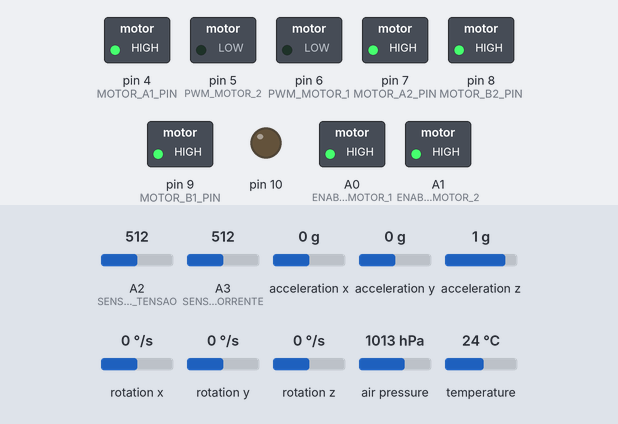
A sketch run on a simulated Arduino Uno, built for the host (arithmetic inside an expression is 32-bit, double 64-bit). Parts: switched loads named in the sketch (green lamp = pin HIGH), output pins drawn as LEDs (lit = HIGH). Wiring (inferred from the names in the program): MPU-6050 motion sensor at I2C address 0x68. Inputs (shaded band) come from the test bench; at power-on: A2 (SENSOR_TENSAO) = 512, A3 (SENSOR_CORRENTE) = 512, acceleration x 0 g, acceleration y 0 g, acceleration z 1 g, rotation x 0 °/s, rotation y 0 °/s, rotation z 0 °/s, air pressure 1013 hPa, temperature 24 °C. What the sketch prints to the serial monitor is not drawn.

Above: at 2.5 s.
Timing chart, 0 to 4.0 s (numbered marks = the images above):
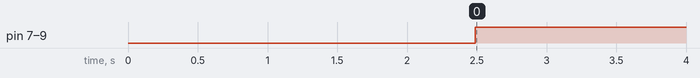

Measured:
- by itself, pin 7 (MOTOR_A2_PIN), pin 8 (MOTOR_B2_PIN), pin 9 (MOTOR_B1_PIN): LOW → HIGH at 2.5 s

The sketch:

Servidor-ROBO.ino
```cpp
//  Definições de comunicação
#define Tamanho_mensagem_Enviada   17
#define Tamanho_mensagem_Recebida  8
#define headerByte                 0xEF
#define endByte                    0xFE

//  Definições de pinos
#define MOTOR_A2_PIN    7
#define MOTOR_B2_PIN    8
#define MOTOR_A1_PIN    4
#define MOTOR_B1_PIN    9
#define PWM_MOTOR_2     5
#define PWM_MOTOR_1     6
#define ENABLE_MOTOR_1  A0
#define ENABLE_MOTOR_2  A1

#define SENSOR_TENSAO   A2
#define SENSOR_CORRENTE A3


//  Definições de usuário
#define Timer_leitura_corrente     10
#define Timer_leitura_tensao       500
#define Timer_leitura_temperatura  3000
#define Timer_leitura_pressao      1200
#define Timer_rede_Timeout         300
#define Timer_leitura_acelerometro 10


//  Configurações MPU6050
#define MPU_6050_addr 0x68

#define GYRO_LSB_2_DEGSEC  65.5     // [bit/(°/s)]
#define ACC_LSB_2_G        16384.0  // [bit/gravity]
#define RAD_2_DEG          57.29578 // [°/rad]
#define GYRO_OFFSET_NB_MES 3000     //
#define TEMP_LSB_2_DEGREE  340.0    // [bit/celsius]
#define TEMP_LSB_OFFSET    12412.0

float gyroXoffset, gyroYoffset, gyroZoffset;
long preInterval;
float temp, accX, accY, accZ, gyroX, gyroY, gyroZ;
float angleAccX, angleAccY;
float angleX, angleY, angleZ;
float accCoef, gyroCoef;


//  Bibliotecas
#include <SPI.h>
#include <Ethernet2.h>
#include <Wire.h>
#include <Adafruit_BMP280.h>

Adafruit_BMP280 bmp; // use I2C interface

// Network
byte mac[] =        { 0xDE, 0xAD, 0xBE, 0xEF, 0xFE, 0xED };
byte ip[] =         { 192, 168, 0, 10};
byte gateway[] =    { 192, 168, 0, 10};
byte subnet[] =     { 255, 255, 0, 0 };

byte     server[] = { 192, 168, 0, 120 }; // Google
uint16_t port = 23;

byte mensagemRecebida[Tamanho_mensagem_Recebida];
byte mensagemEnvio[Tamanho_mensagem_Enviada];

byte recebimentoMensagem;
bool statusConexao;


uint16_t contadorEthernetTimeout;
uint16_t contadorLeituraTemp;
uint16_t contadorLeituraPress;
uint16_t contadorLeituraCorr;
uint16_t contadorLeituraTensao;
uint16_t contadorLeituraAcel;
uint16_t counterAcel;

int motorAceleracaoEsquerda;
int motorAceleracaoDireita;
uint16_t contadorAcelMotor;


EthernetServer Controle(23);  // create a server at port 23

void setupTimer1() {
  noInterrupts();
  // Clear registers
  TCCR1A = 0;
  TCCR1B = 0;
  TCNT1 = 0;

  // 1000 Hz (16000000/((249+1)*64))
  OCR1A = 249;
  // CTC
  TCCR1B |= (1 << WGM12);
  // Prescaler 64
  TCCR1B |= (1 << CS11) | (1 << CS10);
  // Output Compare Match A Interrupt Enable
  TIMSK1 |= (1 << OCIE1A);
  interrupts();
}

void setup() {

  setupTimer1();

  Serial.begin (57600);

  TCCR0B = TCCR0B & B11111000 | B00000010;    // define o set timer 0 divisor to     8 for PWM frequency of  7812.50 Hz
  // isso afeta millis() e delay, então cuidado.

  pinMode(10, OUTPUT);
  pinMode(4, OUTPUT);
  digitalWrite(4, HIGH);

  Ethernet.begin(mac, ip);//, gateway, gateway, subnet);
  //Zinho.setConnectionTimeout(100);
  Controle.begin();           // start to listen for clients
  Serial.print("server is at ");
  Serial.println(Ethernet.localIP());

  configAcelerometro();

  bmp.begin();
  //    Serial.println("Iniciado com sucesso");
  //  else {
  //    Serial.println("Erro ao iniciar");
  ////    while (1);
  //  }

  /* Default settings from datasheet. */
  bmp.setSampling(Adafruit_BMP280::MODE_NORMAL,     /* Operating Mode. */
                  Adafruit_BMP280::SAMPLING_X2,     /* Temp. oversampling */
                  Adafruit_BMP280::SAMPLING_X16,    /* Pressure oversampling */
                  Adafruit_BMP280::FILTER_X16,      /* Filtering. */
                  Adafruit_BMP280::STANDBY_MS_500); /* Standby time. */


  pinMode(MOTOR_A1_PIN, OUTPUT);
  pinMode(MOTOR_B1_PIN, OUTPUT);
  pinMode(MOTOR_A2_PIN, OUTPUT);
  pinMode(MOTOR_B2_PIN, OUTPUT);
  pinMode(PWM_MOTOR_1,  OUTPUT);
  pinMode(PWM_MOTOR_2,  OUTPUT);
  pinMode(ENABLE_MOTOR_1,  OUTPUT);
  pinMode(ENABLE_MOTOR_2,  OUTPUT);

  pinMode(SENSOR_TENSAO, INPUT);
  pinMode(SENSOR_CORRENTE, INPUT);

  digitalWrite(ENABLE_MOTOR_1, HIGH);
  digitalWrite(ENABLE_MOTOR_2, HIGH);

  mensagemEnvio[0]  = headerByte;
  mensagemEnvio[16] = endByte;

}

ISR(TIMER1_COMPA_vect) {
  contadorEthernetTimeout++;
  contadorLeituraTemp++;
  contadorLeituraPress++;
  contadorLeituraCorr++;
  contadorLeituraTensao++;
  contadorLeituraAcel++;

  counterAcel++;
  contadorAcelMotor++;
}

void loop() {
  static uint8_t acelMotorEsquerda;
  static uint8_t acelMotorDireita;
  uint8_t pwmMotorEsquerda;
  uint8_t pwmMotorDireita;
  bool    direcaoMotorEsquerda;
  bool    direcaoMotorDireita;

  EthernetClient Zinho = Controle.available();

  if (Zinho) {
    if (Zinho.available()) {
      for (byte i = 0; i < Tamanho_mensagem_Recebida; i++)
        mensagemRecebida[i] = Zinho.read();
    }

    statusConexao = true;
    contadorEthernetTimeout = 0;


    if (mensagemRecebida[0] == headerByte && mensagemRecebida[7] == endByte) {                //  Verificação da integridade da mensagem recebida
      if (mensagemRecebida[6] = ethernetCRC8(mensagemRecebida, Tamanho_mensagem_Recebida)) {

        pwmMotorEsquerda =            mensagemRecebida[1];                                    //  Define valores às variáveis apenas se passar na condição de integridade
        direcaoMotorEsquerda = (bool) mensagemRecebida[2];
        pwmMotorDireita =             mensagemRecebida[3];
        direcaoMotorDireita  = (bool) mensagemRecebida[4];

      }
    }

    //  Envio de mensagem via ethernet

    mensagemEnvio[15] = ethernetCRC8(mensagemEnvio, Tamanho_mensagem_Enviada);                //  Faz cálculo de CRC para redundância de validação de integridade
    mensagemEnvio[16] = endByte;
    Controle.write(mensagemEnvio, Tamanho_mensagem_Enviada);                                  //  Responde ao recebimento da mensagem


    //  Ações após recebimento de mensagem


  }

  //  Realiza verificação de desconexão e, caso haja uma, para os motores
  statusConexao = ethernetDetectaDesconexao(&contadorEthernetTimeout, Timer_rede_Timeout);


  //  Realiza controle dos motores, caso esteja conectado, caso contrário, os motores estarão parados
  if (statusConexao) {
    motorAceleracao(pwmMotorEsquerda, &acelMotorEsquerda, pwmMotorDireita, &acelMotorDireita, 20000);

    motorGo(1, direcaoMotorEsquerda, acelMotorEsquerda, motorBreak(acelMotorEsquerda, acelMotorDireita));                                       //  Envia valor PWM aos motores apenas no recebimento da mensagem
    motorGo(2, direcaoMotorDireita,  acelMotorDireita,  motorBreak(acelMotorEsquerda, acelMotorDireita));
  }


  //  Realiza leitura dos sensores com um tempo pré determinado
  if (timerControle(&contadorLeituraAcel, Timer_leitura_acelerometro))
    leituraAcelerometro(&mensagemEnvio[1], &mensagemEnvio[2], &mensagemEnvio[3], &mensagemEnvio[4], &mensagemEnvio[5], &mensagemEnvio[6]);

  if (timerControle(&contadorLeituraTemp, Timer_leitura_temperatura))
    leituraTemperatura(&mensagemEnvio[7], &mensagemEnvio[8]);

  if (timerControle(&contadorLeituraPress, Timer_leitura_pressao))
    leituraPressao(&mensagemEnvio[9], &mensagemEnvio[10]);

  if (timerControle(&contadorLeituraCorr, Timer_leitura_corrente))
    leituraCorrente(&mensagemEnvio[11], &mensagemEnvio[12]);

  if (timerControle(&contadorLeituraTensao, Timer_leitura_tensao))
    leituraTensao(&mensagemEnvio[13], &mensagemEnvio[14]);

}


bool timerControle(uint16_t *contador, uint16_t tempo) {
  if (*contador > tempo) {
    *contador = 0;
    return true;
  } else
    return false;
}

bool ethernetDetectaDesconexao(uint16_t *contadorEthernetTimeout, uint16_t tempoTimeOut) {
  if (*contadorEthernetTimeout > tempoTimeOut) {
    *contadorEthernetTimeout = 0;
    analogWrite(PWM_MOTOR_1, 0);
    analogWrite(PWM_MOTOR_2, 0);
    digitalWrite(MOTOR_A1_PIN, HIGH);
    digitalWrite(MOTOR_B1_PIN, HIGH);
    digitalWrite(MOTOR_A2_PIN, HIGH);
    digitalWrite(MOTOR_B2_PIN, HIGH);

    Serial.println("Desconectado por TimeOut!");

    return false;
  }

  return true;
}

byte ethernetCRC8(byte mensagem[], byte tamanhoMensagem) {
  byte crc = 0;

  for (byte i = 0; i < tamanhoMensagem; i++)
    crc ^= mensagem[i];

  return crc;
}

void leituraTemperatura(byte *byte0, byte *byte1) {

  float temperatura = bmp.readTemperature();

  floatParaByte(temperatura, &(*byte0), &(*byte1));

  //  Serial.println(temperatura);

}

void leituraPressao(byte *byte0, byte *byte1) {

  float pressao = (bmp.readPressure() / 1000);

  floatParaByte(pressao, &(*byte0), &(*byte1));
  //  Serial.println(pressao);
}


void leituraTensao(byte *byte0, byte *byte1) {

  float tensao = (float)analogRead(A2) / 47.7777;

  floatParaByte(tensao, &(*byte0), &(*byte1));

}

void leituraCorrente(byte *byte0, byte *byte1) {
  static float   EMA_S;
  static uint8_t leiturasDadas;
  static float   leitura;

  if (leiturasDadas < 30) {
    leiturasDadas++;
    leitura = leitura + (float)analogRead(A3) - 511;
  } else {
    leitura = leitura / 30;
    EMA_S = (0.4 * leitura) + ((1 - 0.4) * EMA_S); //run the EMA
    leiturasDadas = 0;
    leitura = 0;
    float corrente = (float) EMA_S / 1023.0 * 5.0 / 0.1255;

    corrente = (float) fabs(double(corrente));

    floatParaByte(corrente, &(*byte0), &(*byte1));
  }

}

void configAcelerometro() {
  Wire.begin();
  Wire.beginTransmission(MPU_6050_addr);
  Wire.write(0x6B);
  Wire.write(0);
  Wire.endTransmission(true);

  float xyz[3] = {0, 0, 0};
  int16_t b;

  for (int i = 0; i < GYRO_OFFSET_NB_MES; i++) {
    Wire.beginTransmission(MPU_6050_addr);
    Wire.write(0x43);
    Wire.endTransmission(false);
    Wire.requestFrom((int)MPU_6050_addr, 6);

    for (int j = 0; j < 3; j++) {
      b  = Wire.read() << 8;
      b |= Wire.read();
      xyz[j] += ((float)b) / GYRO_LSB_2_DEGSEC;
    }
  }
  gyroXoffset = xyz[0] / GYRO_OFFSET_NB_MES;
  gyroYoffset = xyz[1] / GYRO_OFFSET_NB_MES;
  gyroZoffset = xyz[2] / GYRO_OFFSET_NB_MES;

  accCoef = 1.0 - 0.98;
  gyroCoef = 0.98;
}

void leituraAcelerometro(byte *byte0, byte *byte1, byte *byte2, byte *byte3, byte *byte4, byte *byte5) {

  Wire.beginTransmission(MPU_6050_addr);
  Wire.write(0x3B);
  Wire.endTransmission(false);
  Wire.requestFrom((int)MPU_6050_addr, 14);

  int16_t rawData[7]; // [ax,ay,az,temp,gx,gy,gz]

  for (int i = 0; i < 7; i++) {
    rawData[i]  = Wire.read() << 8;
    rawData[i] |= Wire.read();
  }

  accX = ((float)rawData[0]) / ACC_LSB_2_G;
  accY = ((float)rawData[1]) / ACC_LSB_2_G;
  accZ = ((float)rawData[2]) / ACC_LSB_2_G;
  //  temp = (rawData[3] + TEMP_LSB_OFFSET) / TEMP_LSB_2_DEGREE;
  gyroX = ((float)rawData[4]) / GYRO_LSB_2_DEGSEC - gyroXoffset;
  gyroY = ((float)rawData[5]) / GYRO_LSB_2_DEGSEC - gyroYoffset;
  gyroZ = ((float)rawData[6]) / GYRO_LSB_2_DEGSEC - gyroZoffset;

  float sgZ = (accZ >= 0) - (accZ < 0);
  angleAccX = atan2(accY, sgZ * sqrt(accZ * accZ + accX * accX)) * RAD_2_DEG;
  angleAccY = - atan2(accX, sqrt(accZ * accZ + accY * accY)) * RAD_2_DEG;

  //  unsigned long Tnew = millis();
  //  float dt = (Tnew - preInterval) * 1e-3;
  //  preInterval = Tnew;

  //  unsigned long Tnew = millis();
  float dt = counterAcel * 1e-3;
  counterAcel = 0;

  angleX = (gyroCoef * (angleX + gyroX * dt)) + (accCoef * angleAccX);
  angleY = (gyroCoef * (angleY + gyroY * dt)) + (accCoef * angleAccY);
  angleZ += gyroZ * dt;


  floatParaByte(angleY, &(*byte0), &(*byte1));
  floatParaByte(angleX, &(*byte2), &(*byte3));
  floatParaByte(angleZ, &(*byte4), &(*byte5));

}

void motorAceleracao (uint8_t pwm1, uint8_t *pwmAceleracao1, uint8_t pwm2, uint8_t *pwmAceleracao2, uint16_t tempo) {
  static uint32_t oldMicros;

  if (micros() - oldMicros > tempo) {
    if (*pwmAceleracao1 < pwm1)
      *pwmAceleracao1 = *pwmAceleracao1 + 1;

    if (*pwmAceleracao1 > pwm1)
      *pwmAceleracao1 = *pwmAceleracao1 - 1;

    if (*pwmAceleracao2 < pwm2)
      *pwmAceleracao2++;

    if (*pwmAceleracao2 > pwm2)
      *pwmAceleracao2--;

    oldMicros = micros();
  }
}

bool motorBreak(uint8_t pwm1, uint8_t pwm2) {

  if (pwm1 > 0 && pwm2 > 0)
    return false;

  return true;
}

void motorGo(uint8_t motor, bool direc, byte pwm, bool breaks) {
  switch (motor) {
    case 1:
      if (!breaks) {
        if (direc) {
          digitalWrite(MOTOR_A1_PIN, LOW);
          digitalWrite(MOTOR_B1_PIN, HIGH);
        } else {
          digitalWrite(MOTOR_A1_PIN, HIGH);
          digitalWrite(MOTOR_B1_PIN, LOW);
        }

        analogWrite(PWM_MOTOR_1, pwm);
      } else {
        analogWrite(PWM_MOTOR_1, 0);
        digitalWrite(MOTOR_A1_PIN, HIGH);
        digitalWrite(MOTOR_B1_PIN, HIGH);
      }
      break;

    case 2:
      if (!breaks) {
        if (direc) {
          digitalWrite(MOTOR_A2_PIN, LOW);
          digitalWrite(MOTOR_B2_PIN, HIGH);
        } else {
          digitalWrite(MOTOR_A2_PIN, HIGH);
          digitalWrite(MOTOR_B2_PIN, LOW);
        }

        analogWrite(PWM_MOTOR_2, pwm);
      } else {
        analogWrite(PWM_MOTOR_2, 0);
        digitalWrite(MOTOR_A2_PIN, HIGH);
        digitalWrite(MOTOR_B2_PIN, HIGH);
      }
      break;
  }
}

void floatParaByte(float variavel, byte * byte0, byte * byte1) {
  long conversao = long ((variavel) * 100);

  *byte0 = highByte(conversao);
  *byte1 = lowByte(conversao);
}

float  byteParaFloat(byte byte0, byte byte1) {
  return (float)(long (((byte0 << 8) | (byte1)))) / 100;
}
```
